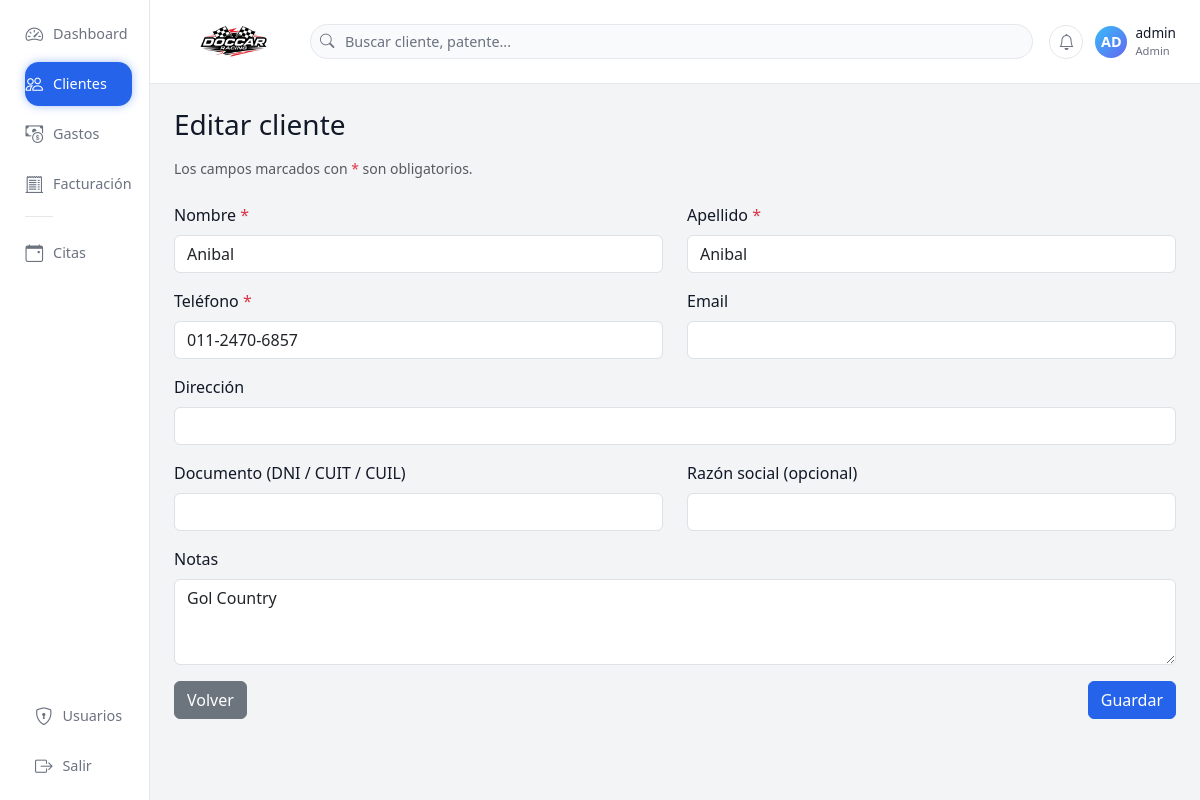
Page /clientes/editar/16 (signed in) on the committed database.
### tables this page shows
CREATE TABLE clientes (
        id INTEGER PRIMARY KEY AUTOINCREMENT,
        nombre TEXT,
        apellido TEXT,
        telefono TEXT,
        email TEXT,
        direccion TEXT,
        notas TEXT
    , documento TEXT, razon_social TEXT);

### app.py (the view, shortened to what this page needs)
@app.route("/clientes/editar/<int:id>", methods=["GET", "POST"])
@login_required
def cliente_editar(id):
    con = get_con()
    cur = con.cursor()
    cur.execute("SELECT * FROM clientes WHERE id=?", (id,))
    cliente = cur.fetchone()
    con.close()
    return render_template("cliente_form.html", cliente=cliente)

### app.py (called while the page is built)
def get_con():
    con = sqlite3.connect(DB_NAME)
    con.row_factory = sqlite3.Row
    return con

def login_required(f):
    @wraps(f)
    def wrapper(*args, **kwargs):
        if "user_id" not in session:
            return redirect(url_for("login"))
        return f(*args, **kwargs)
    return wrapper

### templates/cliente_form.html
{% extends "base.html" %}
{% block contenido %}
<h3 class="mb-3">
    {% if cliente %}
        Editar cliente
    {% else %}
        Nuevo cliente
    {% endif %}
</h3>
<p class="text-muted small mb-4">
    Los campos marcados con <span class="text-danger">*</span> son obligatorios.
</p>
<form method="POST">
    <div class="row mb-3">
        <div class="col-md-6">
            <label class="form-label">
                Nombre <span class="text-danger">*</span>
            </label>
            <input type="text"
                   name="nombre"
                   class="form-control"
                   required
                   value="{{ cliente[1] if cliente else '' }}">
        </div>
        <div class="col-md-6">
            <label class="form-label">
                Apellido <span class="text-danger">*</span>
            </label>
            <input type="text"
                   name="apellido"
                   class="form-control"
                   required
                   value="{{ cliente[2] if cliente else '' }}">
        </div>
    </div>
    <div class="row mb-3">
        <div class="col-md-6">
            <label class="form-label">
                Teléfono <span class="text-danger">*</span>
            </label>
            <input type="text"
                   name="telefono"
                   class="form-control"
                   required
                   value="{{ cliente[3] if cliente else '' }}">
        </div>
        <div class="col-md-6">
            <label class="form-label">Email</label>
            <input type="email"
                   name="email"
                   class="form-control"
                   value="{{ cliente[4] if cliente else '' }}">
        </div>
    </div>
    <div class="mb-3">
        <label class="form-label">Dirección</label>
        <input type="text"
               name="direccion"
               class="form-control"
               value="{{ cliente[5] if cliente else '' }}">
    </div>
    <div class="row mb-3">
        <div class="col-md-6">
            <label class="form-label">
                Documento (DNI / CUIT / CUIL)
            </label>
            <input type="text"
                   name="documento"
                   class="form-control"
                   value="{% if cliente and cliente|length > 7 %}{{ cliente[7] or '' }}{% endif %}">
        </div>
        <div class="col-md-6">
            <label class="form-label">
                Razón social (opcional)
            </label>
            <input type="text"
                   name="razon_social"
                   class="form-control"
                   value="{% if cliente and cliente|length > 8 %}{{ cliente[8] or '' }}{% endif %}">
        </div>
    </div>
    <div class="mb-3">
        <label class="form-label">Notas</label>
        <textarea name="notas"
                  class="form-control"
                  rows="3">{{ cliente[6] if cliente and cliente|length > 6 else '' }}</textarea>
    </div>
    <div class="d-flex justify-content-between">
        <a href="{{ url_for('clientes') }}" class="btn btn-secondary">
            Volver
        </a>
        <button type="submit" class="btn btn-primary">
            Guardar
        </button>
    </div>
</form>
{% endblock %}

### templates/base.html (style rules this page uses)
:root { --bg-app: #f3f4f6; --bg-sidebar: #ffffff; --bg-topbar: #ffffff; --bg-card: #ffffff; --border-soft: #e5e7eb; --text-main: #111827; --text-muted: #6b7280; --primary: #2563eb; --success: #16a34a; --danger: #dc2626; }
* { box-sizing: border-box; }
body { margin: 0; min-height: 100vh; background: var(--bg-app); color: var(--text-main); font-family: system-ui, -apple-system, BlinkMacSystemFont, "Segoe UI", sans-serif; }
a { text-decoration: none; color: inherit; }
.btn-primary { background-color: var(--primary); border-color: var(--primary); }

### rows in the picture
clientes: nombre "Anibal", apellido "Anibal", telefono "011-2470-6857", notas "Gol Country"

### other values in the picture
{{ uname[:2].upper() }} "AD"
{{ session.get("username", "Usuario") }} "admin"
{{ session.get("rol", "operador")|capitalize }} "Admin"
